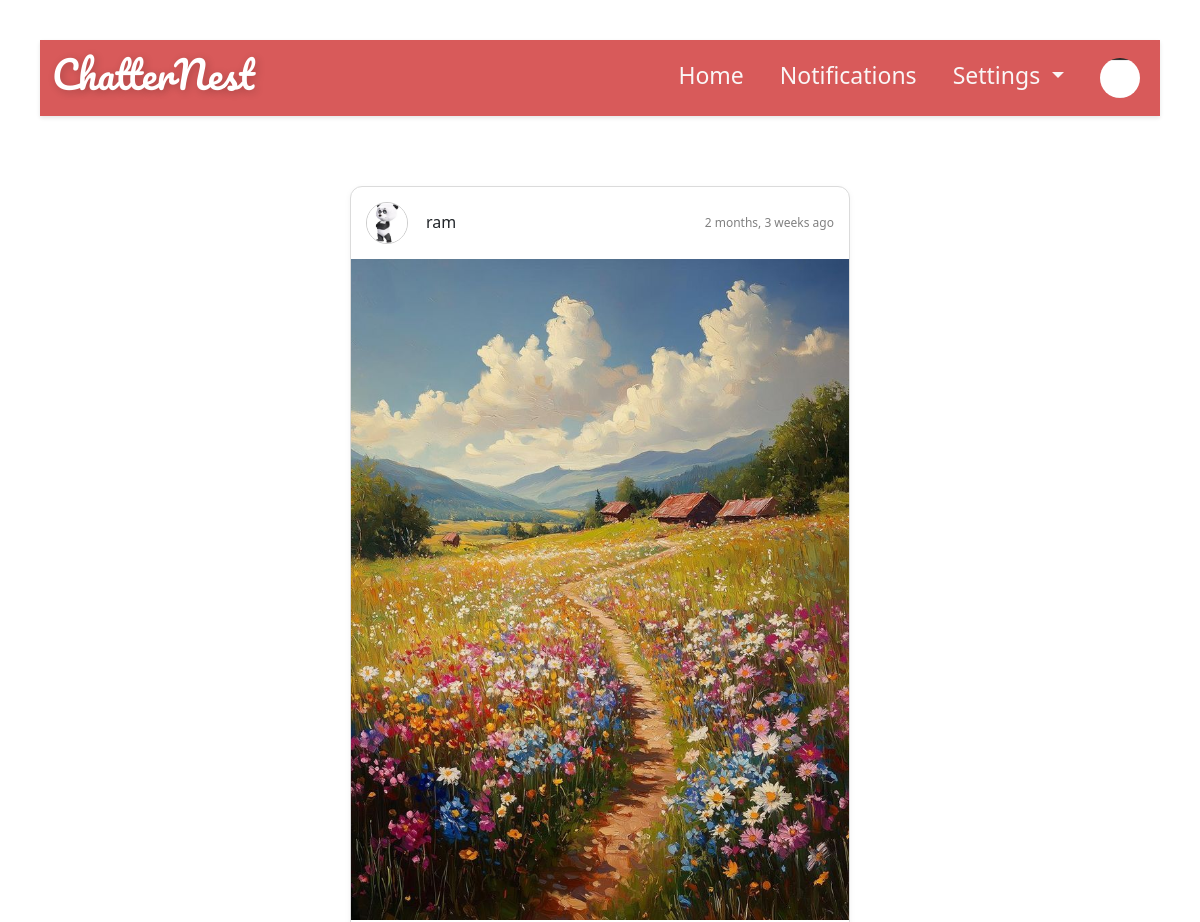
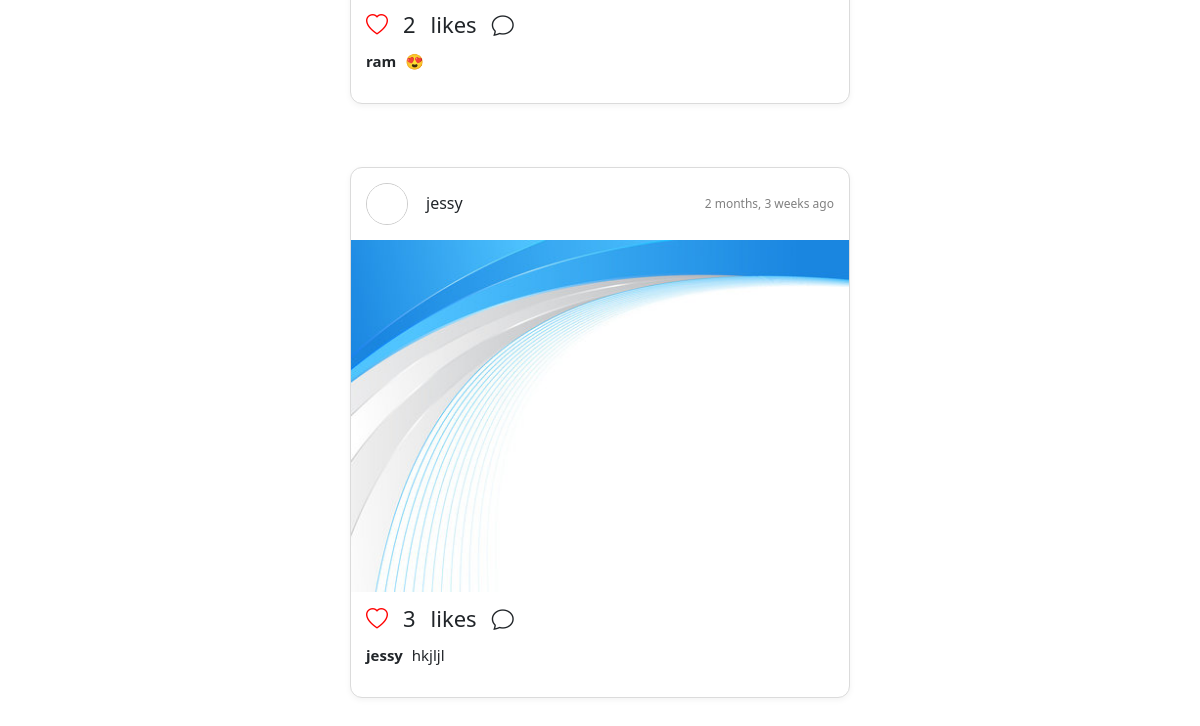
/Users/view_kid_posts (signed in), run on an earlier commit of the app's database (2 pictures, top to bottom).
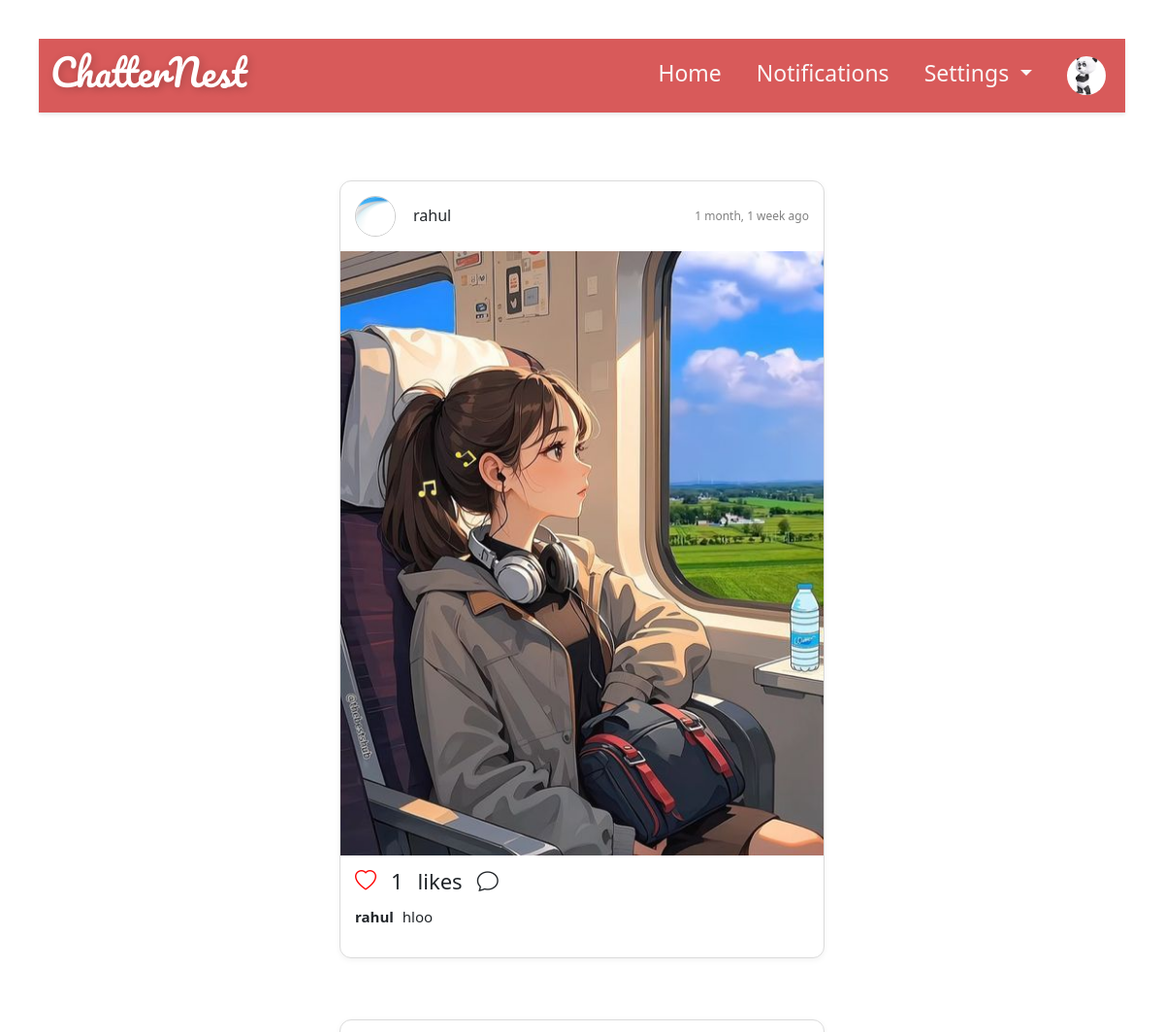
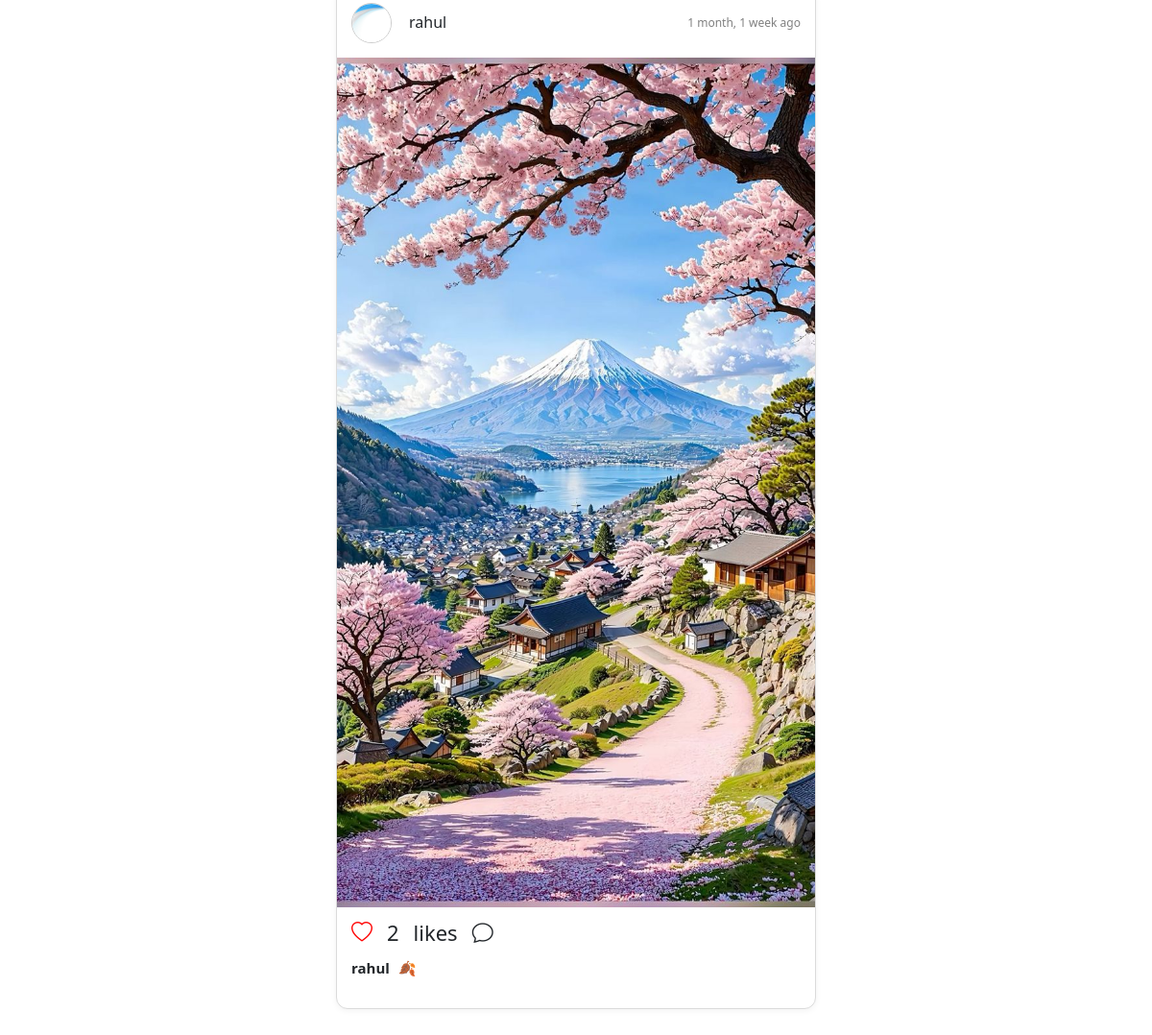
And on a later commit of the database (2 pictures, top to bottom).
### Users/models.py (models this page shows)
class Parent_acc(models.Model):
    parent_id = models.CharField(max_length=100, primary_key=True)
    Email = models.EmailField(max_length=100)
    password = models.CharField(max_length=12)
    profile = models.ImageField(upload_to="Parent_profiles", blank=True, null=True)

class Post(models.Model):
    user = models.ForeignKey(kid_acc, on_delete=models.CASCADE)
    description = models.TextField()
    image = models.ImageField(upload_to="posts", null=True, blank=True)
    created_at = models.DateTimeField(auto_now_add=True)
    bio = models.TextField(blank=True, null=True)

class kid_acc(models.Model):
    kid_id = models.CharField(max_length=100, primary_key=True)
    Email = models.EmailField(max_length=100)
    password = models.CharField(max_length=12)
    profile = models.ImageField(upload_to="Kid_profiles", blank=True, null=True)
    parent = models.ForeignKey(Parent_acc, on_delete=models.CASCADE, related_name='kids')
    friends = models.ManyToManyField('self', symmetrical=True, blank=True)
    blocked = models.BooleanField(default=False)
    bio = models.TextField(blank=True, null=True)

### Users/views.py (the view)
# urls.py: path('view_kid_posts',views.view_kid_posts,name='view_kid_posts'),
def view_kid_posts(request):
    if 'parent_id' not in request.session:
        return redirect('parent_login')
    parent_id = request.session['parent_id']
    try:
        parent = Parent_acc.objects.get(parent_id=parent_id)
        kids = kid_acc.objects.filter(parent=parent)
        posts = Post.objects.filter(user__in=kids).order_by('-created_at')
        notifications = ParentNotification.objects.filter(parent=parent, is_read=False).order_by('-timestamp')
        all_friends = set()
        for kid in kids:
            all_friends.update(kid.friends.all())
    except Parent_acc.DoesNotExist:
        request.session.flush()
        return redirect('parent_login')
    return render(request,'view_kid_posts.html', {'parent': parent, 'kids': kids,'posts':posts,'notifications':notifications,'friends': all_friends,})

### templates/view_kid_posts.html (shortened to what this page needs)
{% load static %} {% load humanize %}
<!DOCTYPE html>
<html lang="en">
<head>
  <link rel="stylesheet" href="https://cdn.jsdelivr.net/npm/bootstrap-icons@1.10.5/font/bootstrap-icons.css" />
  <link href="https://cdn.jsdelivr.net/npm/bootstrap@5.3.0/dist/css/bootstrap.min.css" rel="stylesheet" />
  <link rel="stylesheet" href="https://cdnjs.cloudflare.com/ajax/libs/font-awesome/6.0.0/css/all.min.css" />
  <link rel="stylesheet" href="https://cdnjs.cloudflare.com/ajax/libs/font-awesome/6.5.1/css/all.min.css" />
</head>
<body>
  <div class="container-fluid">
    <nav class="navbar navbar-expand-lg">
      <div class="container">
        <h3 class="kidverse">ChatterNest</h3>
        <div class="collapse navbar-collapse" id="navbarNav">
          <ul class="navbar-nav ms-auto">
            <li class="nav-item">
              <a class="nav-link" href="parent_dashboard">Home</a>
            </li>
            <li class="nav-item">
              <a class="nav-link" href="#" data-bs-toggle="modal" data-bs-target="#notificationsModal">Notifications</a>
            </li>
            <li class="nav-item dropdown">
              <a class="nav-link dropdown-toggle" href="#" id="settingsDropdown" role="button" data-bs-toggle="dropdown"
                aria-expanded="false">
                Settings
              </a>
            </li>
            <li class="nav-item">
              <a class="nav-link" href="parent-profile">
                <img src="{{ parent.profile.url }}" class="profile-pic" alt="Profile" />
              </a>
            </li>
          </ul>
        </div>
      </div>
    </nav>
  </div>
  <div class="post-display">
    {% for post in posts %}
    <div id="post-view">
      <div id="profile-details">
        <img src="{{ post.user.profile.url }}" alt="Profile" class="rounded-circle me-2" />
        <h3>{{post.user.kid_id}}</h3>
        <p id="time">{{ post.created_at|naturaltime }}</p>
      </div>
      <div id="post">
        <img src="{{post.image.url}}" alt="post" />
        <div id="icons">
          <i class="bi bi-heart{% if post.id in liked_posts %}-fill{% endif %}" id="like-btn-{{ post.id }}"
            data-id="{{ post.id }}" style="cursor: pointer; color: red" onclick="toggleLike(this)"></i>
          <span id="like-count-{{ post.id }}">{{ post.likes.count }}</span>
          likes
          <i class="bi bi-chat" data-bs-toggle="modal" data-bs-target="#commentModal-{{ post.id }}"></i>
        </div>
        <p><strong>{{post.user.kid_id}}</strong> {{post.description}}</p>
      </div>
    </div>
    {% empty %}
    <p>No posts available.</p>
    {% endfor %}
  </div>
</body>
</html>

### templates/view_kid_posts.html (style rules this page uses)
.container-fluid { padding: 40px; }
.navbar { background-color: rgb(216, 90, 90); box-shadow: 0 2px 4px rgba(0, 0, 0, 0.1); padding: 10px 0; }
.navbar-nav { gap: 20px; }
.nav-link { font-size: 23px; color: #faf6f6; font-weight: 500; }
.profile-pic { width: 40px; height: 40px; border-radius: 50%; object-fit: cover; }
.post-display { display: flex; flex-direction: column; align-items: center; padding: 30px 10px; }
#post-view { width: 100%; max-width: 500px; background: #fff; border: 1px solid #dbdbdb; border-radius: 12px; margin-bottom: 30px; box-shadow: 0 2px 6px rgba(0, 0, 0, 0.05); overflow: hidden; font-family: "Segoe UI", sans-serif; }
#profile-details { display: flex; align-items: center; gap: 10px; padding: 15px; }
#profile-details img { width: 42px; height: 42px; border-radius: 50%; object-fit: cover; border: 1px solid #ccc; }
#profile-details h3 { font-size: 16px; margin: 0; }
#profile-details #time { font-size: 12px; color: gray; margin: 0 0 0 auto; }
#post img { width: 100%; height: auto; display: block; }
#icons { display: flex; align-items: center; padding: 10px 15px; font-size: 22px; gap: 15px; }
#icons i { cursor: pointer; transition: transform 0.2s ease; }
#post p { padding: 0 15px 15px; font-size: 15px; line-height: 1.4; }
#post p strong { margin-right: 5px; }
.kidverse { font-family: "Pacifico", cursive; font-size: 38px; color: white; text-shadow: 2px 2px 8px rgba(0, 0, 0, 0.2); }

What changed in the data, as far as the page shows it:
removed Post: user.profile (picture), user.kid_id "ram", created_at "2 months, 3 weeks ago", image (picture), likes.count "2", description "😍"
removed Post: user.profile (picture), user.kid_id "jessy", created_at "2 months, 3 weeks ago", image (picture), likes.count "3", description "hkjljl"
changed Parent_acc: profile: a different picture
added Post: user.profile (picture), user.kid_id "rahul", created_at "1 month, 1 week ago", image (picture), likes.count "1", description "hloo"
added Post: user.profile (picture), user.kid_id "rahul", created_at "1 month, 1 week ago", image (picture), likes.count "2", description "🍂"
